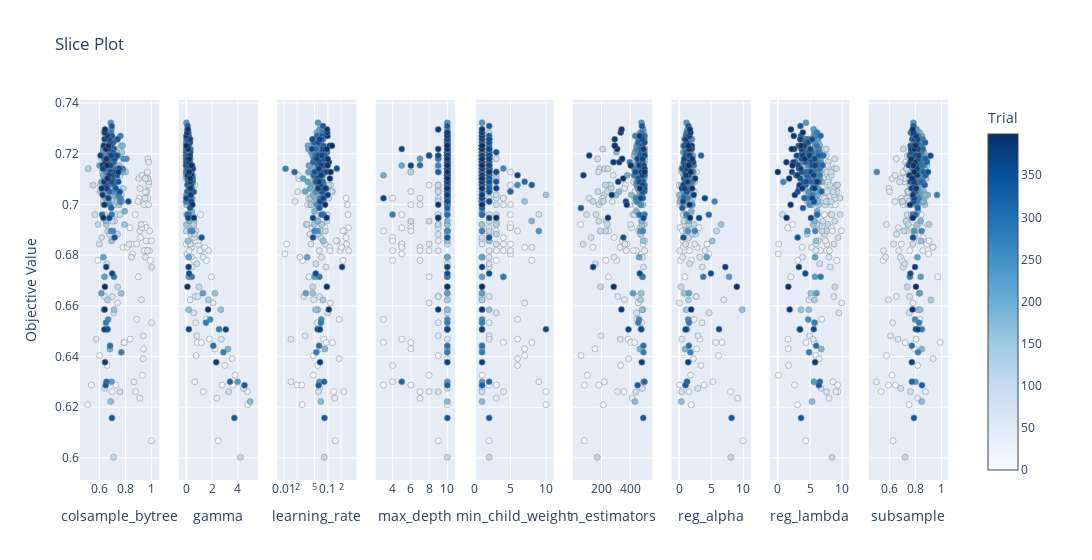

Notebook code cell kept with this figure:
### Code cell
optuna.visualization.plot_slice(study)

### Figure 1 — Plotly figure (JSON) as saved in the notebook; plotly's stock layout.template omitted (floating-point values rounded to 4 significant figures; data arrays with more than 128 entries replaced by an {"elided": "..."} marker saying what was removed)
{"data": [{"marker": {"color": {"elided": "400 int values"}, "colorbar": {"title": {"text": "Trial"}, "x": 1, "xpad": 40}, "colorscale": [[0, "rgb(247,251,255)"], [0.125, "rgb(222,235,247)"], [0.25, "rgb(198,219,239)"], [0.375, "rgb(158,202,225)"], [0.5, "rgb(107,174,214)"], [0.625, "rgb(66,146,198)"], [0.75, "rgb(33,113,181)"], [0.875, "rgb(8,81,156)"], [1, "rgb(8,48,107)"]], "line": {"color": "Grey", "width": 0.5}, "showscale": true}, "mode": "markers", "name": "Feasible Trial", "showlegend": false, "type": "scatter", "x": {"elided": "400 float values"}, "xaxis": "x", "y": {"elided": "400 float values"}, "yaxis": "y"}, {"marker": {"color": {"elided": "400 int values"}, "colorbar": {"title": {"text": "Trial"}, "x": 1, "xpad": 40}, "colorscale": [[0, "rgb(247,251,255)"], [0.125, "rgb(222,235,247)"], [0.25, "rgb(198,219,239)"], [0.375, "rgb(158,202,225)"], [0.5, "rgb(107,174,214)"], [0.625, "rgb(66,146,198)"], [0.75, "rgb(33,113,181)"], [0.875, "rgb(8,81,156)"], [1, "rgb(8,48,107)"]], "line": {"color": "Grey", "width": 0.5}, "showscale": false}, "mode": "markers", "name": "Feasible Trial", "showlegend": false, "type": "scatter", "x": {"elided": "400 float values"}, "xaxis": "x2", "y": {"elided": "400 float values"}, "yaxis": "y2"}, {"marker": {"color": {"elided": "400 int values"}, "colorbar": {"title": {"text": "Trial"}, "x": 1, "xpad": 40}, "colorscale": [[0, "rgb(247,251,255)"], [0.125, "rgb(222,235,247)"], [0.25, "rgb(198,219,239)"], [0.375, "rgb(158,202,225)"], [0.5, "rgb(107,174,214)"], [0.625, "rgb(66,146,198)"], [0.75, "rgb(33,113,181)"], [0.875, "rgb(8,81,156)"], [1, "rgb(8,48,107)"]], "line": {"color": "Grey", "width": 0.5}, "showscale": false}, "mode": "markers", "name": "Feasible Trial", "showlegend": false, "type": "scatter", "x": {"elided": "400 float values"}, "xaxis": "x3", "y": {"elided": "400 float values"}, "yaxis": "y3"}, {"marker": {"color": {"elided": "400 int values"}, "colorbar": {"title": {"text": "Trial"}, "x": 1, "xpad": 40}, "colorscale": [[0, "rgb(247,251,255)"], [0.125, "rgb(222,235,247)"], [0.25, "rgb(198,219,239)"], [0.375, "rgb(158,202,225)"], [0.5, "rgb(107,174,214)"], [0.625, "rgb(66,146,198)"], [0.75, "rgb(33,113,181)"], [0.875, "rgb(8,81,156)"], [1, "rgb(8,48,107)"]], "line": {"color": "Grey", "width": 0.5}, "showscale": false}, "mode": "markers", "name": "Feasible Trial", "showlegend": false, "type": "scatter", "x": {"elided": "400 int values"}, "xaxis": "x4", "y": {"elided": "400 float values"}, "yaxis": "y4"}, {"marker": {"color": {"elided": "400 int values"}, "colorbar": {"title": {"text": "Trial"}, "x": 1, "xpad": 40}, "colorscale": [[0, "rgb(247,251,255)"], [0.125, "rgb(222,235,247)"], [0.25, "rgb(198,219,239)"], [0.375, "rgb(158,202,225)"], [0.5, "rgb(107,174,214)"], [0.625, "rgb(66,146,198)"], [0.75, "rgb(33,113,181)"], [0.875, "rgb(8,81,156)"], [1, "rgb(8,48,107)"]], "line": {"color": "Grey", "width": 0.5}, "showscale": false}, "mode": "markers", "name": "Feasible Trial", "showlegend": false, "type": "scatter", "x": {"elided": "400 int values"}, "xaxis": "x5", "y": {"elided": "400 float values"}, "yaxis": "y5"}, {"marker": {"color": {"elided": "400 int values"}, "colorbar": {"title": {"text": "Trial"}, "x": 1, "xpad": 40}, "colorscale": [[0, "rgb(247,251,255)"], [0.125, "rgb(222,235,247)"], [0.25, "rgb(198,219,239)"], [0.375, "rgb(158,202,225)"], [0.5, "rgb(107,174,214)"], [0.625, "rgb(66,146,198)"], [0.75, "rgb(33,113,181)"], [0.875, "rgb(8,81,156)"], [1, "rgb(8,48,107)"]], "line": {"color": "Grey", "width": 0.5}, "showscale": false}, "mode": "markers", "name": "Feasible Trial", "showlegend": false, "type": "scatter", "x": {"elided": "400 int values"}, "xaxis": "x6", "y": {"elided": "400 float values"}, "yaxis": "y6"}, {"marker": {"color": {"elided": "400 int values"}, "colorbar": {"title": {"text": "Trial"}, "x": 1, "xpad": 40}, "colorscale": [[0, "rgb(247,251,255)"], [0.125, "rgb(222,235,247)"], [0.25, "rgb(198,219,239)"], [0.375, "rgb(158,202,225)"], [0.5, "rgb(107,174,214)"], [0.625, "rgb(66,146,198)"], [0.75, "rgb(33,113,181)"], [0.875, "rgb(8,81,156)"], [1, "rgb(8,48,107)"]], "line": {"color": "Grey", "width": 0.5}, "showscale": false}, "mode": "markers", "name": "Feasible Trial", "showlegend": false, "type": "scatter", "x": {"elided": "400 float values"}, "xaxis": "x7", "y": {"elided": "400 float values"}, "yaxis": "y7"}, {"marker": {"color": {"elided": "400 int values"}, "colorbar": {"title": {"text": "Trial"}, "x": 1, "xpad": 40}, "colorscale": [[0, "rgb(247,251,255)"], [0.125, "rgb(222,235,247)"], [0.25, "rgb(198,219,239)"], [0.375, "rgb(158,202,225)"], [0.5, "rgb(107,174,214)"], [0.625, "rgb(66,146,198)"], [0.75, "rgb(33,113,181)"], [0.875, "rgb(8,81,156)"], [1, "rgb(8,48,107)"]], "line": {"color": "Grey", "width": 0.5}, "showscale": false}, "mode": "markers", "name": "Feasible Trial", "showlegend": false, "type": "scatter", "x": {"elided": "400 float values"}, "xaxis": "x8", "y": {"elided": "400 float values"}, "yaxis": "y8"}, {"marker": {"color": {"elided": "400 int values"}, "colorbar": {"title": {"text": "Trial"}, "x": 1, "xpad": 40}, "colorscale": [[0, "rgb(247,251,255)"], [0.125, "rgb(222,235,247)"], [0.25, "rgb(198,219,239)"], [0.375, "rgb(158,202,225)"], [0.5, "rgb(107,174,214)"], [0.625, "rgb(66,146,198)"], [0.75, "rgb(33,113,181)"], [0.875, "rgb(8,81,156)"], [1, "rgb(8,48,107)"]], "line": {"color": "Grey", "width": 0.5}, "showscale": false}, "mode": "markers", "name": "Feasible Trial", "showlegend": false, "type": "scatter", "x": {"elided": "400 float values"}, "xaxis": "x9", "y": {"elided": "400 float values"}, "yaxis": "y9"}], "layout": {"title": {"text": "Slice Plot"}, "width": 2700, "xaxis": {"anchor": "y", "domain": [0, 0.09136], "title": {"text": "colsample_bytree"}}, "xaxis2": {"anchor": "y2", "domain": [0.1136, 0.2049], "title": {"text": "gamma"}}, "xaxis3": {"anchor": "y3", "domain": [0.2272, 0.3185], "title": {"text": "learning_rate"}, "type": "log"}, "xaxis4": {"anchor": "y4", "domain": [0.3407, 0.4321], "title": {"text": "max_depth"}}, "xaxis5": {"anchor": "y5", "domain": [0.4543, 0.5457], "title": {"text": "min_child_weight"}}, "xaxis6": {"anchor": "y6", "domain": [0.5679, 0.6593], "title": {"text": "n_estimators"}}, "xaxis7": {"anchor": "y7", "domain": [0.6815, 0.7728], "title": {"text": "reg_alpha"}}, "xaxis8": {"anchor": "y8", "domain": [0.7951, 0.8864], "title": {"text": "reg_lambda"}}, "xaxis9": {"anchor": "y9", "domain": [0.9086, 1], "title": {"text": "subsample"}}, "yaxis": {"anchor": "x", "domain": [0, 1], "title": {"text": "Objective Value"}}, "yaxis2": {"anchor": "x2", "domain": [0, 1], "matches": "y", "showticklabels": false}, "yaxis3": {"anchor": "x3", "domain": [0, 1], "matches": "y", "showticklabels": false}, "yaxis4": {"anchor": "x4", "domain": [0, 1], "matches": "y", "showticklabels": false}, "yaxis5": {"anchor": "x5", "domain": [0, 1], "matches": "y", "showticklabels": false}, "yaxis6": {"anchor": "x6", "domain": [0, 1], "matches": "y", "showticklabels": false}, "yaxis7": {"anchor": "x7", "domain": [0, 1], "matches": "y", "showticklabels": false}, "yaxis8": {"anchor": "x8", "domain": [0, 1], "matches": "y", "showticklabels": false}, "yaxis9": {"anchor": "x9", "domain": [0, 1], "matches": "y", "showticklabels": false}}}
